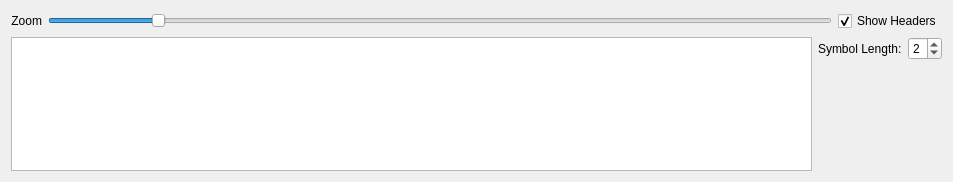
<?xml version="1.0" encoding="UTF-8"?>
<ui version="4.0">
 <class>SymbolRasterControls</class>
 <widget class="QWidget" name="SymbolRasterControls">
  <property name="geometry">
   <rect>
    <x>0</x>
    <y>0</y>
    <width>953</width>
    <height>182</height>
   </rect>
  </property>
  <property name="maximumSize">
   <size>
    <width>16777215</width>
    <height>220</height>
   </size>
  </property>
  <layout class="QVBoxLayout" name="verticalLayout_2">
   <item>
    <layout class="QHBoxLayout" name="horizontalLayout">
     <item>
      <widget class="QLabel" name="label">
       <property name="text">
        <string>Zoom</string>
       </property>
       <property name="alignment">
        <set>Qt::AlignRight|Qt::AlignTrailing|Qt::AlignVCenter</set>
       </property>
      </widget>
     </item>
     <item>
      <widget class="QSlider" name="hs_scale">
       <property name="minimum">
        <number>1</number>
       </property>
       <property name="maximum">
        <number>16</number>
       </property>
       <property name="value">
        <number>3</number>
       </property>
       <property name="orientation">
        <enum>Qt::Horizontal</enum>
       </property>
      </widget>
     </item>
     <item>
      <widget class="QCheckBox" name="cb_showHeaders">
       <property name="text">
        <string>Show Headers</string>
       </property>
       <property name="checked">
        <bool>true</bool>
       </property>
      </widget>
     </item>
    </layout>
   </item>
   <item>
    <layout class="QHBoxLayout" name="horizontalLayout_2">
     <item>
      <widget class="QTableView" name="tv_mappings">
       <property name="maximumSize">
        <size>
         <width>16777215</width>
         <height>16777215</height>
        </size>
       </property>
      </widget>
     </item>
     <item>
      <layout class="QVBoxLayout" name="verticalLayout">
       <item>
        <layout class="QHBoxLayout" name="horizontalLayout_3">
         <item>
          <widget class="QLabel" name="label_2">
           <property name="text">
            <string>Symbol Length:</string>
           </property>
          </widget>
         </item>
         <item>
          <widget class="QSpinBox" name="sb_bitLength">
           <property name="minimum">
            <number>1</number>
           </property>
           <property name="maximum">
            <number>8</number>
           </property>
           <property name="value">
            <number>2</number>
           </property>
          </widget>
         </item>
        </layout>
       </item>
       <item>
        <spacer name="verticalSpacer">
         <property name="orientation">
          <enum>Qt::Vertical</enum>
         </property>
         <property name="sizeHint" stdset="0">
          <size>
           <width>20</width>
           <height>40</height>
          </size>
         </property>
        </spacer>
       </item>
      </layout>
     </item>
    </layout>
   </item>
  </layout>
 </widget>
 <resources/>
 <connections/>
</ui>
